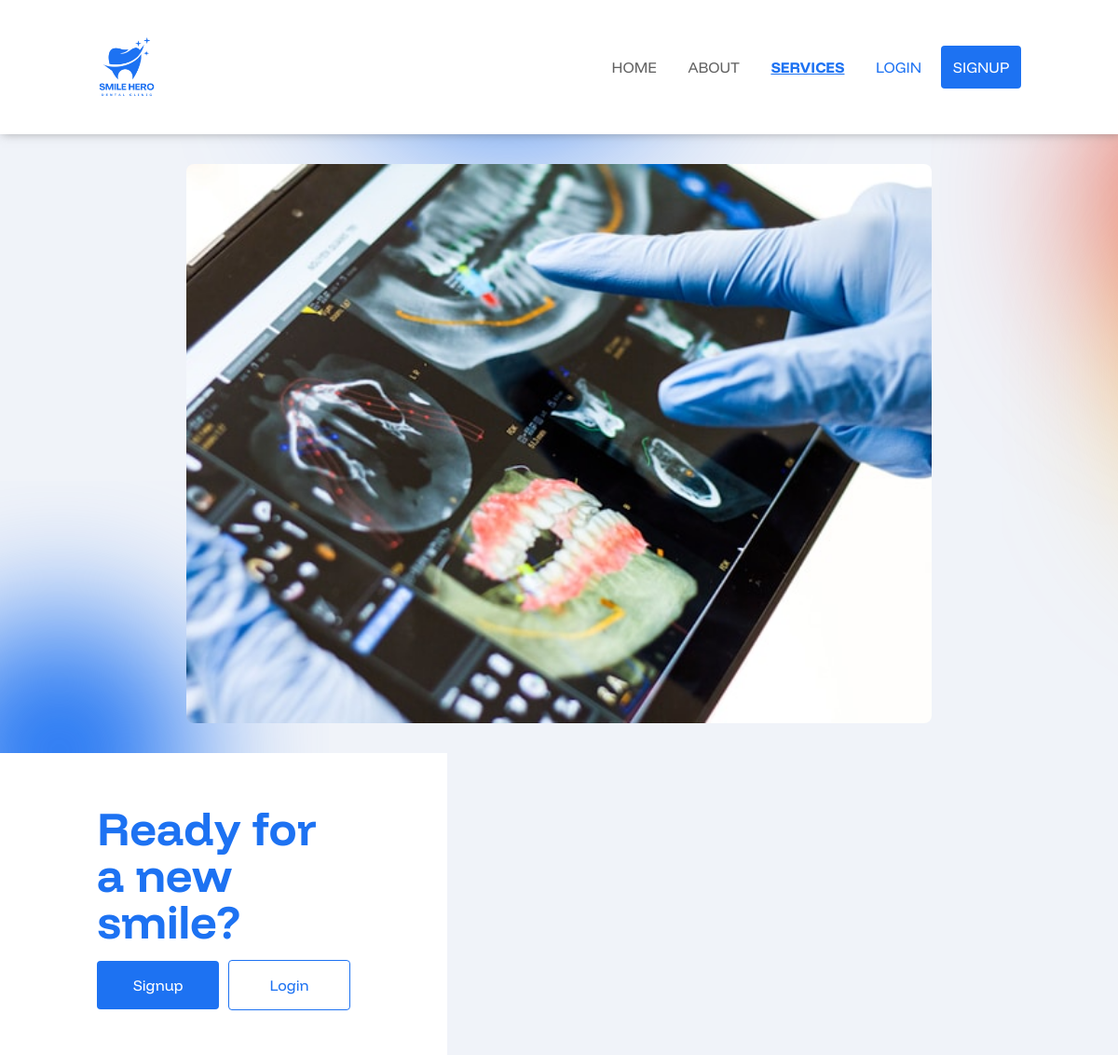
The app's page /services.php, older data.
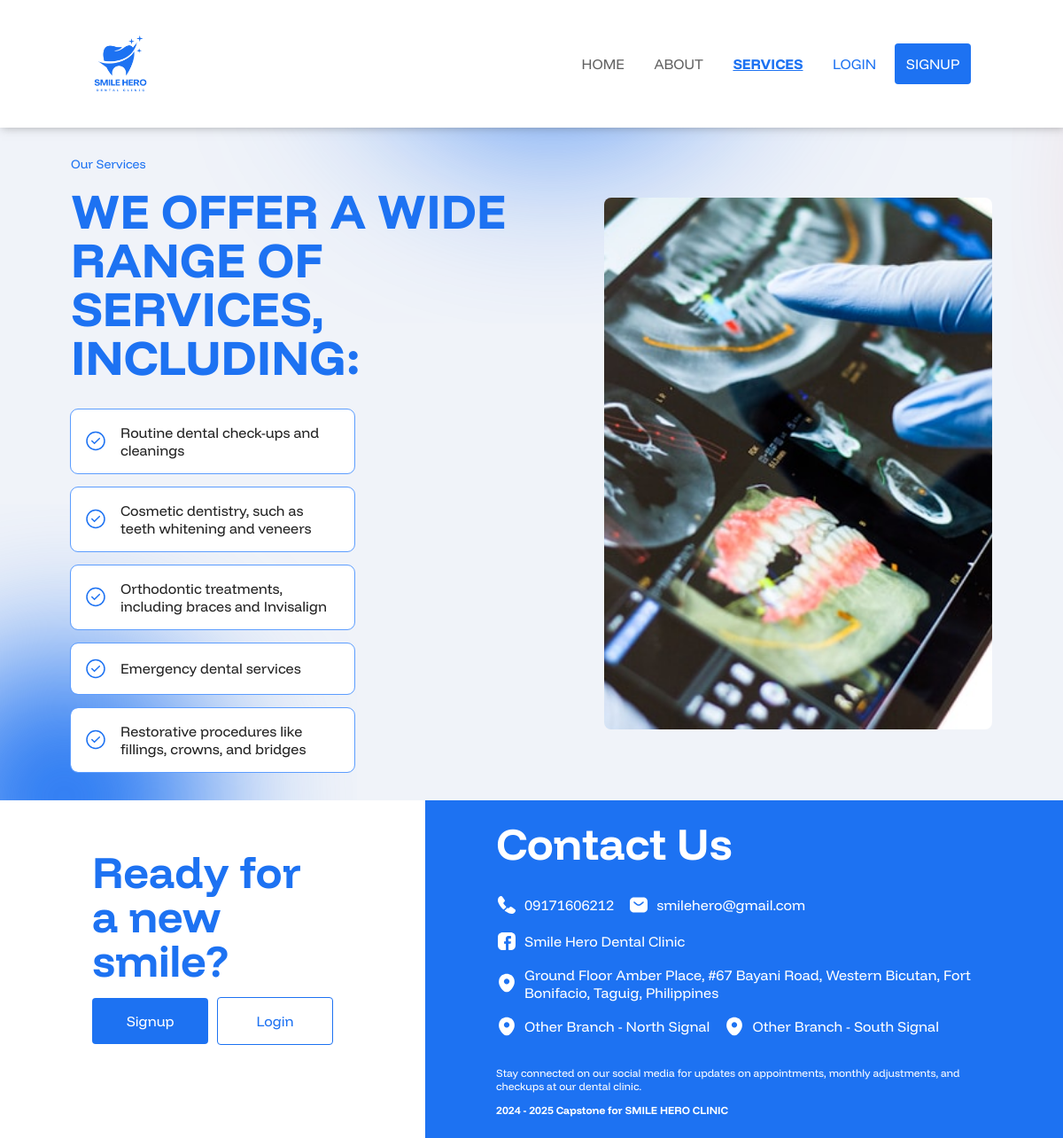
The same page, newer data.
### tables this page shows
CREATE TABLE `service_info` (
  `id` int(11) NOT NULL,
  `service_one` varchar(299) DEFAULT NULL,
  `service_two` varchar(299) DEFAULT NULL,
  `service_three` varchar(299) DEFAULT NULL,
  `service_four` varchar(299) DEFAULT NULL,
  `service_five` varchar(299) DEFAULT NULL
);

CREATE TABLE `footer_info` (
  `id` int(11) NOT NULL,
  `title_one` varchar(299) DEFAULT NULL,
  `title_two` varchar(299) DEFAULT NULL,
  `contact` varchar(11) DEFAULT NULL,
  `email` varchar(299) DEFAULT NULL,
  `socmedname` varchar(299) DEFAULT NULL,
  `socmedlink` varchar(299) DEFAULT NULL,
  `address` varchar(299) DEFAULT NULL,
  `otherbranch_one` varchar(299) DEFAULT NULL,
  `otherbranch_one_link` varchar(299) DEFAULT NULL,
  `otherbranch_two` varchar(299) DEFAULT NULL,
  `otherbranch_two_link` varchar(299) DEFAULT NULL,
  `paragraph` varchar(299) DEFAULT NULL
);

### services.php (the view, shortened to what this page needs)
<?php
require_once 'includes/dbh.inc.php';
$sId = 1;
$query = "SELECT * FROM service_info WHERE id = ?";
$stmt = $conn->prepare($query);
$stmt->bind_param("s", $sId);
$stmt->execute();
$result = $stmt->get_result();
?>
<!DOCTYPE html>
<html lang="en">
<head>
  <link rel="stylesheet" href="src/dist/styles.css" />
</head>
<body class="homepage">
  <main class="services-page">
    <?php include("nav.php"); ?>
    <header>
      <div class="container">
        <?php if($dataFetch = $result->fetch_assoc()) : ?>
        <div class="texts-container">
          <div class="header-text">
          <p>Our Services</p>
          <h1>We offer a wide range of services, including:</h1>
          </div>
          <ul class="paragraph-text">
            <div class="list-column">
              <li>
                <img src="././assets/landing-page/tick-circle.svg" alt="tick-circle">
                <p><?php echo htmlspecialchars($dataFetch['service_one'])?></p>
              </li>
              <li>
                <img src="././assets/landing-page/tick-circle.svg" alt="tick-circle">
                <p><?php echo htmlspecialchars($dataFetch['service_two'])?></p>
              </li>
              <li>
                <img src="././assets/landing-page/tick-circle.svg" alt="tick-circle">
                <p><?php echo htmlspecialchars($dataFetch['service_three'])?></p>
              </li>
            </div>
            <div class="list-column">
              <li>
                <img src="././assets/landing-page/tick-circle.svg" alt="tick-circle">
                <p><?php echo htmlspecialchars($dataFetch['service_four'])?></p>
              </li>
              <li>
                <img src="././assets/landing-page/tick-circle.svg" alt="tick-circle">
                <p><?php echo htmlspecialchars($dataFetch['service_five'])?></p>
              </li>
            </div>
          </ul>
        </div>
          <?php endif; ?>
        <div class="image-container">
          <img src="././assets/landing-page/services-img.png" style="width: 800px" alt="services image" onerror="this.onerror=null; this.src='././assets/landing-page/services.jpg'; this.style.borderRadius='0.5rem'; this.style.width='800px'; this.style.height='600px'; this.style.objectFit='cover';">
        </div>
      </div>
    </header>
  </main>
  <?php include("footer.php"); ?>
</body>
</html>

### nav.php (shortened to what this page needs)
<?php $current_page = basename($_SERVER['PHP_SELF']); ?>
<nav class="nav landing-page">
  <div class="nav-container">
    <a href="index.php" class="logo" style="width: 4rem !important; height: 4rem !important">
      <img src="././assets/logos/logo-with-name-blue-circle-60x60.png" alt="logo" style="width: 4rem !important; height: 4rem !important"/>
    </a>
    <div class="mobile-nav-container hidden">
      <ul class="menu-links">
        <div class="landing-page-links">
          <li <?php echo ($current_page == 'index.php') ? 'class="active__link"' : ''; ?>>
            <a href="index.php">Home</a>
          </li>
          <li <?php echo ($current_page == 'about.php') ? 'class="active__link"' : ''; ?>>
            <a href="./about.php">About</a>
          </li>
          <li <?php echo ($current_page == 'services.php') ? 'class="active__link"' : ''; ?>>
            <a href="./services.php">Services</a>
          </li>
        </div>
        <div class="form-links">
          <li <?php echo ($current_page == 'signup.php') ? 'class="active__link"' : ''; ?>>
            <a href="./signup.php" class="signup-link">Signup</a>
          </li>
          <li <?php echo ($current_page == 'login.php') ? 'class="active__link"' : ''; ?>>
            <a href="./login.php" class="login-link">Login</a>
          </li>
        </div>
      </ul>
    </div>
  </div>
</nav>

### footer.php
<?php
include_once "includes/dbh.inc.php";
$query = "SELECT * FROM footer_info";
$stmt =  $conn->prepare($query);
$stmt->execute();
$result = $stmt->get_result();
?>
<footer>
  <section class="form-section">
    <div class="container">
      <p class="footer-header">Ready for a new smile?</p>
      <ul class="form-links">
        <li>
          <a href="./signup.php" class="signup-link">Signup</a>
        </li>
        <li>
          <a href="./login.php" class="login-link">Login</a>
        </li>
      </ul>
    </div>
  </section>
  <?php if($dataFetch = $result->fetch_assoc()): ?>
  <section class="contact-section">
    <div class="container">
      <p class="footer-header">
        <?php echo $dataFetch['title_one']; ?>
      </p>
      <ul class="contact-list">
        <li><a href="tel:<?php echo $dataFetch['contact']; ?>"> <img src="././assets/landing-page/footer/call.svg" alt="call"><?php echo $dataFetch['contact']; ?></a></li>
        <li><a href="mailto:<?php echo $dataFetch['email']; ?>"> <img src="././assets/landing-page/footer/sms.svg" alt="sms"><?php echo $dataFetch['email']; ?></a></li>
        <li><a href="<?php echo $dataFetch['socmedlink']; ?>"> <img src="././assets/landing-page/footer/facebook.svg" alt="sms"><?php echo $dataFetch['socmedname']; ?></a></li>
        <li><a href="https://www.google.com/maps?q=Ground <?php echo $dataFetch['address']; ?>" target="_blank"> <img src="././assets/landing-page/footer/location.svg" alt="location"><?php echo $dataFetch['address']; ?></a></li>
        <li><a href="https://www.google.com/maps?q=Ground <?php echo $dataFetch['otherbranch_one_link']; ?>" target="_blank"> <img src="././assets/landing-page/footer/location.svg" alt="location">Other Branch - <?php echo $dataFetch['otherbranch_one']; ?></a></li>
        <li><a href="https://www.google.com/maps?q=Ground <?php echo $dataFetch['otherbranch_two_link']; ?>" target="_blank"> <img src="././assets/landing-page/footer/location.svg" alt="location">Other Branch - <?php echo $dataFetch['otherbranch_two']; ?></a></li>
      </ul>
      <div class="footer-info">
        <p class="footer-info__text">
        <?php echo $dataFetch['paragraph']; ?>
        </p>
        <p class="footer-info__credits">2024 - 2025 Capstone for SMILE HERO CLINIC</p>
      </div>
    </div>
  </section>
  <?php endif; ?>
</footer>

Row changes from the older to the newer data that the page shows:
added service_info: service_one "Routine dental check-ups and cleanings", service_two "Cosmetic dentistry, such as teeth whitening and veneers", service_three "Orthodontic treatments, including braces and Invisalign", service_four "Emergency dental services", service_five "Restorative procedures like fillings, crowns, and bridges"
added footer_info: title_one "Contact Us", contact "09171606212", email "smilehero@gmail.com", socmedname "Smile Hero Dental Clinic", address "Ground Floor Amber Place, #67 Bayani Road, Western Bicutan, Fort Bonifacio, Taguig, Philippines", otherbranch_one "North Signal", otherbranch_two "South Signal", paragraph "Stay connected on our social media for updates on appointments, monthly adjustments, and checkups at our dental clinic."
Text that changed along with them:
text now shown: "Our Services WE OFFER A WIDE RANGE OF SERVICES, INCLUDING: Other Branch - Other Branch - 2024 - 2025 Capstone for SMILE HERO CLINIC"
